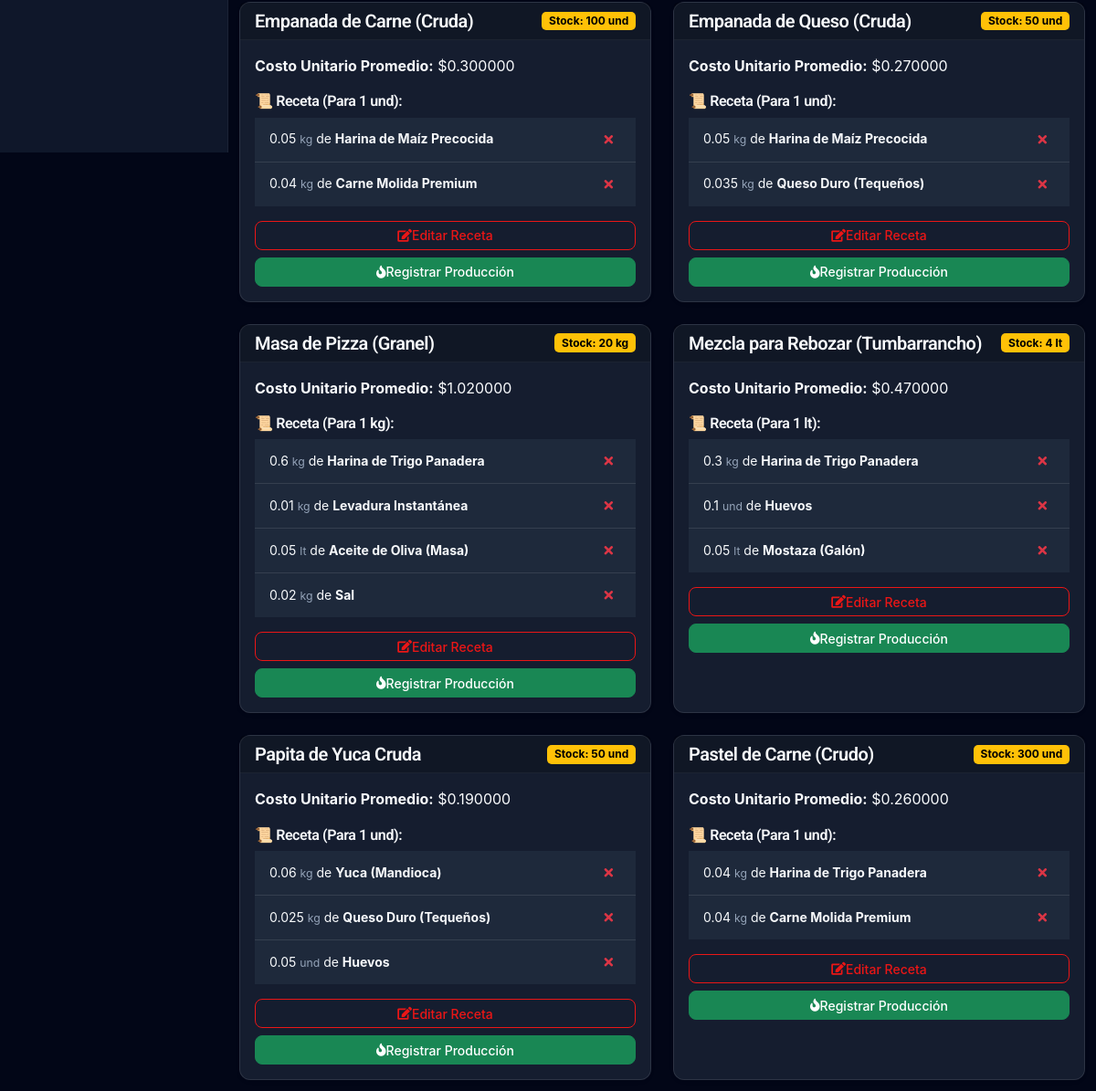
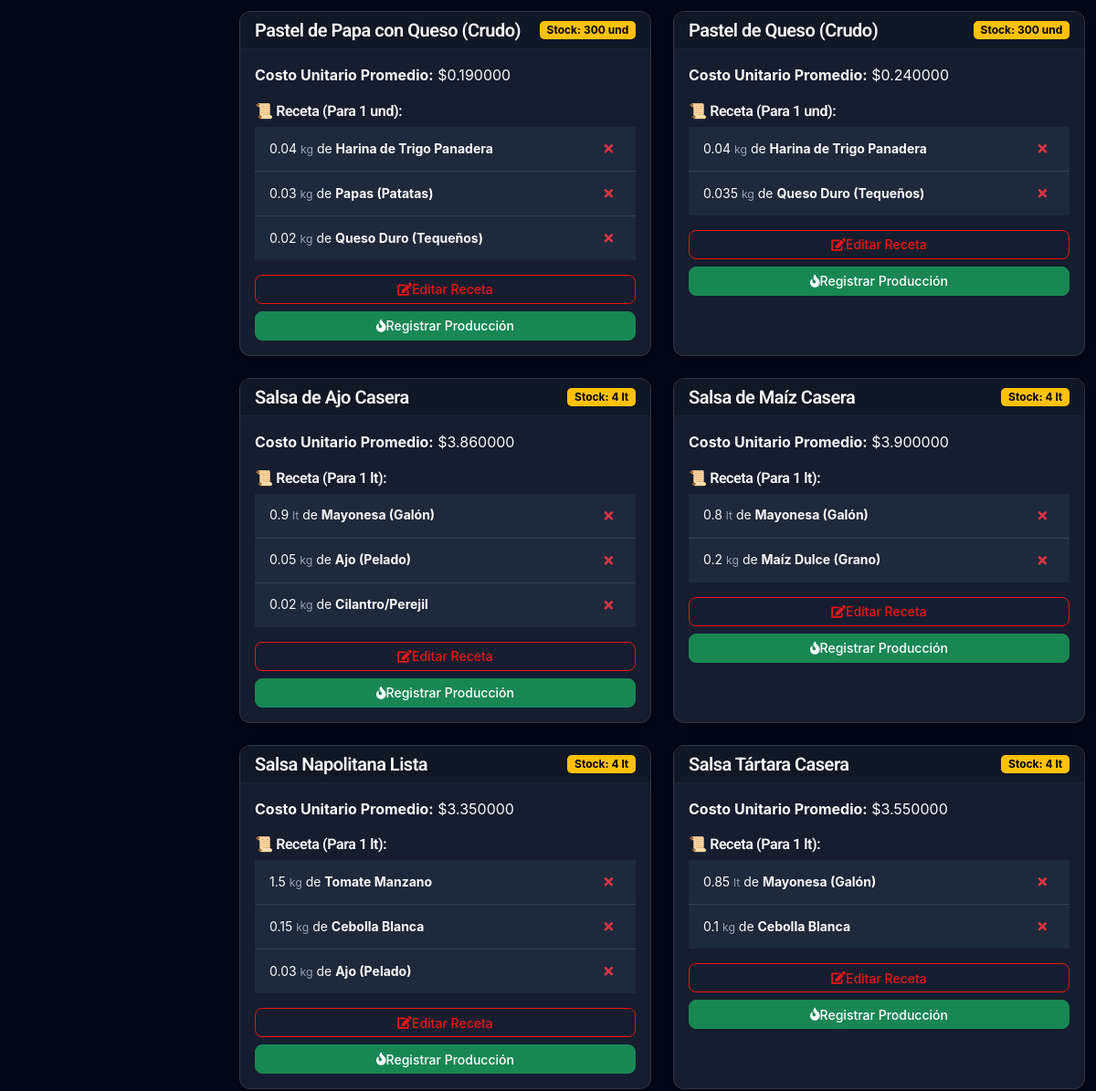
/admin/manufactura.php (middle part), run on an earlier commit of the app's database (2 pictures, top to bottom).
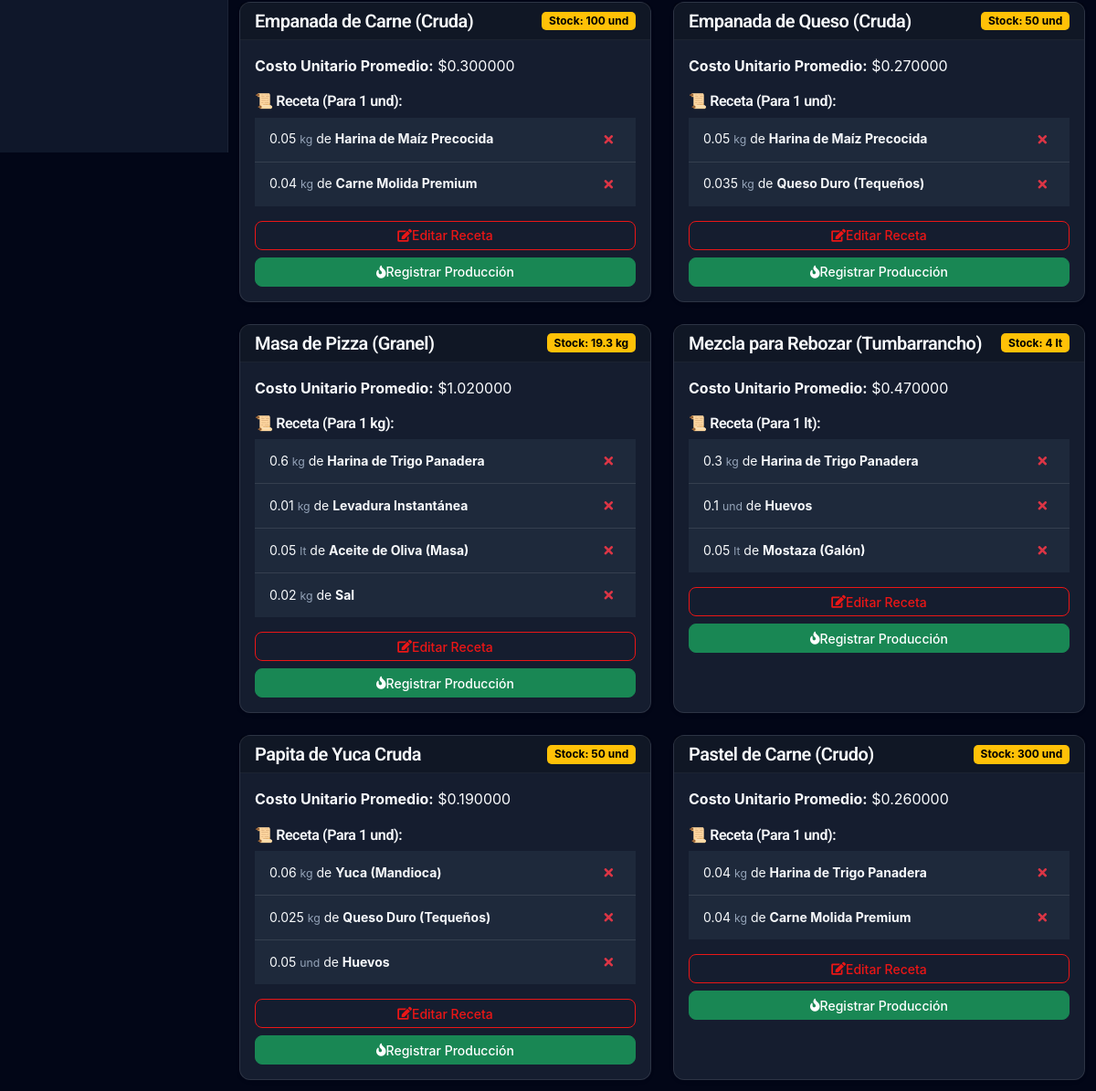
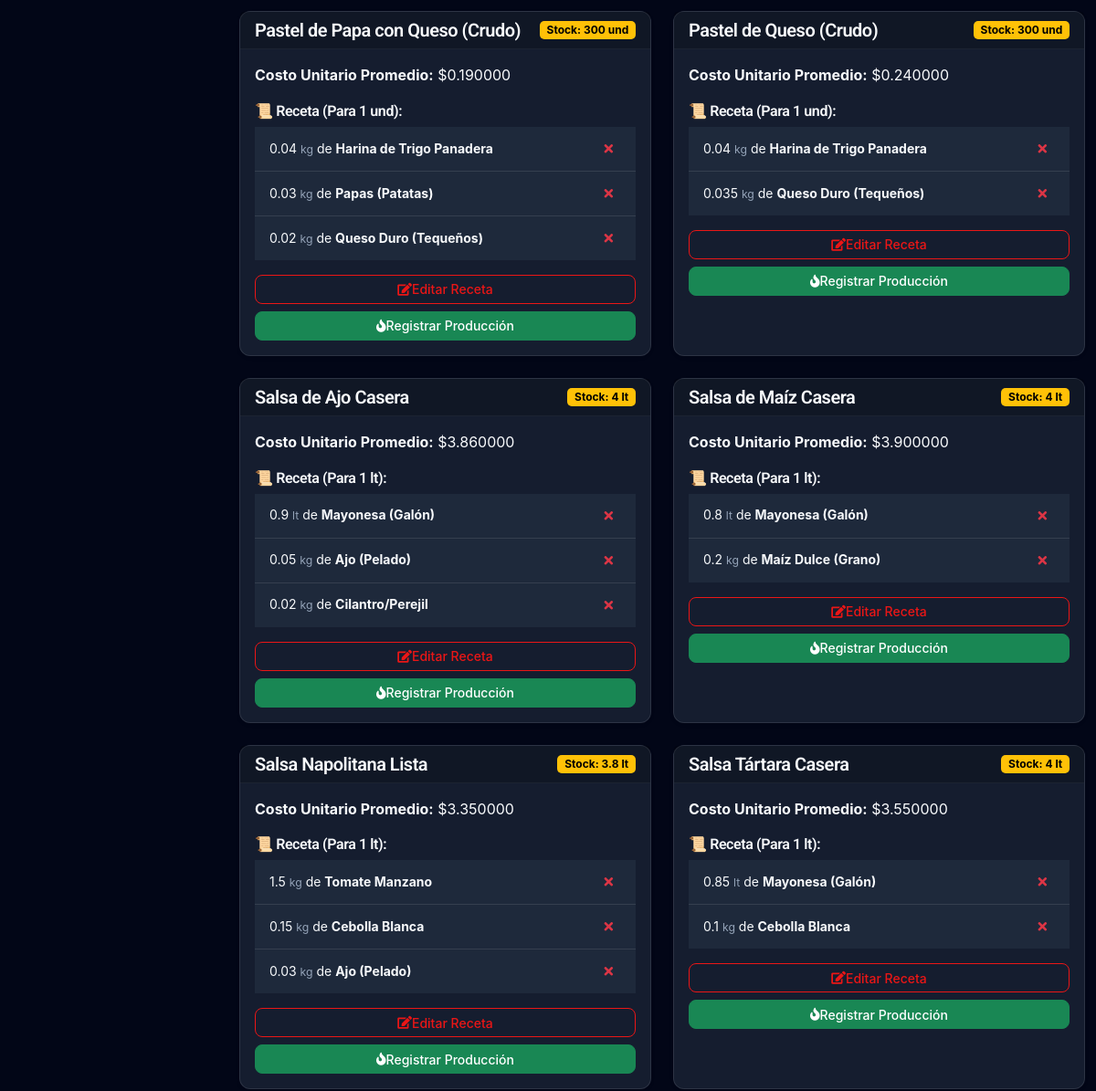
And on a later commit of the database (2 pictures, top to bottom).
### tables this page shows
CREATE TABLE `manufactured_products` (
  `id` int(11) NOT NULL AUTO_INCREMENT,
  `name` varchar(100) NOT NULL,
  `unit` varchar(20) NOT NULL DEFAULT 'und',
  `stock` decimal(20,6) DEFAULT 0.000000,
  `unit_cost_average` decimal(20,6) DEFAULT 0.000000,
  `last_production_date` datetime DEFAULT NULL,
  PRIMARY KEY (`id`)
);

### templates/autoload.php (called while the page is built, shortened)
<?php
require_once __DIR__ . '/../funciones/UserManager.php';
require_once __DIR__ . '/../funciones/ProductionManager.php';
$productionManager = new ProductionManager($db);

### funciones/ProductionManager.php (called while the page is built, shortened)
<?php
class ProductionManager
{
    private $db;
    public function __construct($db)
    {
        $this->db = $db;
    }
    public function searchManufacturedProducts($query = '')
    {
        $sql = "SELECT * FROM manufactured_products";
        $params = [];
        $sql .= " ORDER BY name ASC";
        $stmt = $this->db->prepare($sql);
        $stmt->execute($params);
        return $stmt->fetchAll(PDO::FETCH_ASSOC);
    }
    public function getRecipe($manufacturedId)
    {
        $sql = "SELECT pr.*, rm.name as material_name, rm.unit as material_unit
                FROM production_recipes pr
                JOIN raw_materials rm ON pr.raw_material_id = rm.id
                WHERE pr.manufactured_product_id = ?";
        $stmt = $this->db->prepare($sql);
        $stmt->execute([$manufacturedId]);
        return $stmt->fetchAll(PDO::FETCH_ASSOC);
    }
}
?>

### admin/manufactura.php (the view, shortened to what this page needs)
<?php
require_once '../templates/autoload.php';
$search = $_GET['search'] ?? '';
$products = $productionManager->searchManufacturedProducts($search);
require_once '../templates/header.php';
require_once '../templates/menu.php';
?>
<div class="container mt-5">
    <div class="row">
        <?php foreach ($products as $p):
            $recipe = $productionManager->getRecipe($p['id']);
            ?>
            <div class="col-md-6 mb-4">
                <div class="card shadow-sm h-100">
                    <div class="card-header bg-dark text-white d-flex justify-content-between align-items-center">
                        <h5 class="m-0"><?= htmlspecialchars($p['name']) ?></h5>
                        <span class="badge bg-warning text-dark">Stock: <?= floatval($p['stock']) ?>
                            <?= $p['unit'] ?></span>
                    </div>
                    <div class="card-body">
                        <div class="mb-3">
                            <strong>Costo Unitario Promedio:</strong> $<?= number_format($p['unit_cost_average'], 6) ?>
                        </div>
                        <h6>📜 Receta (Para 1 <?= $p['unit'] ?>):</h6>
                        <?php if (empty($recipe)): ?>
                            <p class="text-danger small">No hay receta definida.</p>
                        <?php else: ?>
                            <ul class="list-group list-group-flush mb-3 small">
                                <?php foreach ($recipe as $r): ?>
                                    <li class="list-group-item d-flex justify-content-between align-items-center px-3">
                                        <span><?= floatval($r['quantity_required']) ?> <small
                                                class="text-muted"><?= $r['material_unit'] ?></small> de
                                            <strong><?= $r['material_name'] ?></strong></span>
                                        <form method="POST" style="display:inline;">
                                            <button type="submit" class="btn btn-sm text-danger hover-scale" title="Eliminar"><i
                                                    class="fa fa-times"></i></button>
                                        </form>
                                    </li>
                                <?php endforeach; ?>
                            </ul>
                        <?php endif; ?>
                        <div class="d-grid gap-2">
                            <button class="btn btn-outline-primary btn-sm"
                                onclick="openRecipeModal(<?= $p['id'] ?>, '<?= $p['name'] ?>', '<?= $p['unit'] ?>')">
                                <i class="fa fa-edit"></i> Editar Receta
                            </button>
                            <button class="btn btn-success btn-sm"
                                onclick="openProduceModal(<?= $p['id'] ?>, '<?= $p['name'] ?>', '<?= $p['unit'] ?>')"
                                <?= empty($recipe) ? 'disabled' : '' ?>>
                                <i class="fa fa-fire"></i> Registrar Producción
                            </button>
                        </div>
                    </div>
                </div>
            </div>
        <?php endforeach; ?>
    </div>
</div>
<?php require_once '../templates/footer.php'; ?>

What changed in the data, as far as the page shows it:
changed manufactured_products "Masa de Pizza (Granel)": stock "20" → "19.3"
changed manufactured_products "Salsa Napolitana Lista": stock "4" → "3.8"
